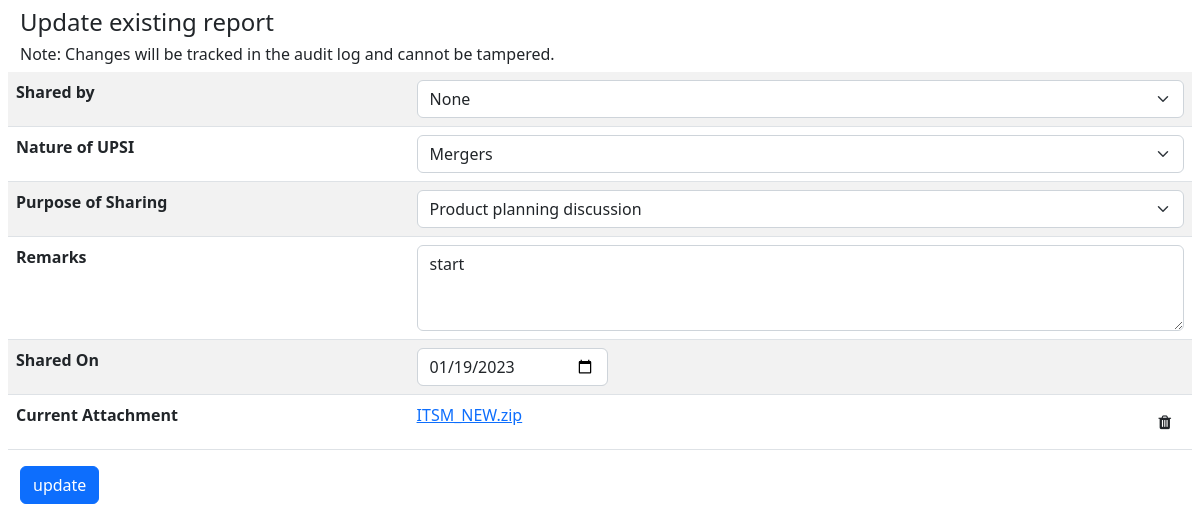
Screenshot of /dedit/1 with the database file from the repository.
### SSD_APP/models.py (models this page shows, shortened)
class DISCLOSURE(models.Model):
    Id = models.AutoField(primary_key=True)
    shared_by = models.CharField(max_length=254, null=True, blank= True)
    Nature_of_UPSI = models.CharField(max_length=254,null=True, blank= True)
    Purpose_of_sharing = models.CharField(max_length=254,null=True, blank= True)
    Remark = models.CharField(max_length=254,null=True, blank= True)
    shared_on = models.DateField()
    disc_Attachment = models.FileField(upload_to="")
    Recipients_name = models.CharField(max_length=100,null=True, blank= True)
    Recipients_email = models.EmailField(max_length=100,null=True, blank= True)
    Recipients_mobile_number = models.CharField(max_length=18,null=True, blank= True)
    Recipients_Id_Type = models.CharField(max_length=100,null=True, blank= True)
    Recipients_Id_Number = models.CharField(max_length=100,null=True, blank= True)
    class Meta:
        db_table = 'DISCLOSURE'

### SSD_APP/views.py (the view)
# urls.py: path('dedit/<str:id>', views.disclosure_edit, name='dedit'),
def disclosure_edit(request, id):
    disclosure = DISCLOSURE.objects.filter(Id = id).first
    context = {
        'disclosure': disclosure,
    }
    return render(request, 'SSD_APP/edit_report.html', context)

### SSD_APP/templates/SSD_APP/edit_report.html (shortened to what this page needs)
<!DOCTYPE html>
<html lang="en">
<head>
    <link href="https://cdn.jsdelivr.net/npm/bootstrap@5.2.3/dist/css/bootstrap.min.css" rel="stylesheet"
>
    <link rel="stylesheet" href="https://cdnjs.cloudflare.com/ajax/libs/font-awesome/4.7.0/css/font-awesome.min.css">
</head>
<body>
    <form action="/dupdate/{{disclosure.Id}}" enctype="multipart/form-data" method="POST">
        <div class="row m-2">
            <div>
                <h4>
                    Update existing report
                </h4>
                <h6>
                    Note: Changes will be tracked in the audit log and cannot be tampered.
                </h6>
            </div>
            <table class="table table-striped">
                <tbody>
                    <tr>
                        <th>Shared by</th>
                        <td>
                            <select class="form-select" name="shared_by" value="{{disclosure.shared_by}}">
                                <option selected value="{{disclosure.shared_by}}">{{disclosure.shared_by}}</option>
                            </select>
                        </td>
                    </tr>
                    <tr>
                        <th>Nature of UPSI</th>
                        <td>
                            <select class="form-select" name="Nature_of_UPSI" value="{{disclosure.Nature_of_UPSI}}">
                                <option selected value="{{disclosure.Nature_of_UPSI}}">{{disclosure.Nature_of_UPSI}}
                                </option>
                            </select>
                        </td>
                    </tr>
                    <tr>
                        <th>Purpose of Sharing</th>
                        <td>
                            <select class="form-select" name="Purpose_of_sharing"
                                value="{{disclosure.Purpose_of_sharing}}">
                                <option selected value="{{disclosure.Purpose_of_sharing}}">
                                    {{disclosure.Purpose_of_sharing}}</option>
                            </select>
                        </td>
                    </tr>
                    <tr>
                        <th>Remarks</th>
                        <td>
                            <textarea class="form-control" id="exampleFormControlTextarea5" name="Remark"
                                value="{{disclosure.Remark}}" rows="3" required>{{disclosure.Remark}}</textarea>
                        </td>
                    </tr>
                    <tr>
                        <th>Shared On</th>
                        <td>
                            <input class="form-control w-25" type="date" id="shared_on" name="shared_on"
                                value='{{disclosure.shared_on|date:"Y-m-d" }}'>
                        </td>
                    </tr>
                    <tr>
                        <th>
                            Current Attachment
                        </th>
                        <td id="edit_Attach">
                            <a target="_blank" id="Current_Attachment" value="{{disclosure.disc_Attachment}}"
                                href="/show_attched_pdf/{{disclosure.disc_Attachment}}">{{disclosure.disc_Attachment}}</a>
                            <button type="button" id="del_Attach" class="btn btn-default pull-right"><i
                                    class="fa fa-trash"></i></button>
                        </td>
                    </tr>
                </tbody>
            </table>
            <div>
                <input class="btn btn-primary" type="submit" value="update">
            </div>
        </div>
    </form>
</body>
</html>

### rows the page displays
DISCLOSURE: shared_by "None", Nature_of_UPSI "Mergers", Purpose_of_sharing "Product planning discussion", Remark "start", shared_on "01/19/2023", disc_Attachment "ITSM_NEW.zip"
